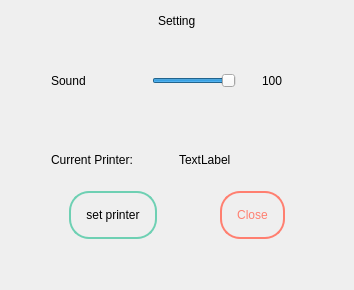
      <widget class="QWidget" name="SettingPage">
       <layout class="QVBoxLayout" name="verticalLayout_6">
        <item>
         <layout class="QHBoxLayout" name="horizontalLayout_12">
          <item>
           <spacer name="horizontalSpacer_25">
            <property name="orientation">
             <enum>Qt::Horizontal</enum>
            </property>
            <property name="sizeHint" stdset="0">
             <size>
              <width>40</width>
              <height>20</height>
             </size>
            </property>
           </spacer>
          </item>
          <item>
           <widget class="QLabel" name="settingLabel">
            <property name="styleSheet">
             <string notr="true">font: 400 72pt &quot;JasmineUPC&quot;;</string>
            </property>
            <property name="text">
             <string>Setting</string>
            </property>
           </widget>
          </item>
          <item>
           <spacer name="horizontalSpacer_26">
            <property name="orientation">
             <enum>Qt::Horizontal</enum>
            </property>
            <property name="sizeHint" stdset="0">
             <size>
              <width>40</width>
              <height>20</height>
             </size>
            </property>
           </spacer>
          </item>
         </layout>
        </item>
        <item>
         <layout class="QHBoxLayout" name="horizontalLayout_13">
          <property name="topMargin">
           <number>20</number>
          </property>
          <property name="bottomMargin">
           <number>20</number>
          </property>
          <item>
           <spacer name="horizontalSpacer_27">
            <property name="orientation">
             <enum>Qt::Horizontal</enum>
            </property>
            <property name="sizeType">
             <enum>QSizePolicy::Minimum</enum>
            </property>
            <property name="sizeHint" stdset="0">
             <size>
              <width>40</width>
              <height>20</height>
             </size>
            </property>
           </spacer>
          </item>
          <item>
           <widget class="QLabel" name="soundLabel">
            <property name="styleSheet">
             <string notr="true">font: 400 36pt &quot;JasmineUPC&quot;;</string>
            </property>
            <property name="text">
             <string>Sound</string>
            </property>
           </widget>
          </item>
          <item>
           <spacer name="horizontalSpacer_28">
            <property name="orientation">
             <enum>Qt::Horizontal</enum>
            </property>
            <property name="sizeType">
             <enum>QSizePolicy::Minimum</enum>
            </property>
            <property name="sizeHint" stdset="0">
             <size>
              <width>60</width>
              <height>20</height>
             </size>
            </property>
           </spacer>
          </item>
          <item>
           <widget class="QSlider" name="soundSlider">
            <property name="sizePolicy">
             <sizepolicy hsizetype="Expanding" vsizetype="Fixed">
              <horstretch>0</horstretch>
              <verstretch>0</verstretch>
             </sizepolicy>
            </property>
            <property name="styleSheet">
             <string notr="true">
QSlider {
    height: 48px;
}</string>
            </property>
            <property name="maximum">
             <number>100</number>
            </property>
            <property name="pageStep">
             <number>1</number>
            </property>
            <property name="value">
             <number>100</number>
            </property>
            <property name="orientation">
             <enum>Qt::Horizontal</enum>
            </property>
           </widget>
          </item>
          <item>
           <spacer name="horizontalSpacer_14">
            <property name="orientation">
             <enum>Qt::Horizontal</enum>
            </property>
            <property name="sizeType">
             <enum>QSizePolicy::Minimum</enum>
            </property>
            <property name="sizeHint" stdset="0">
             <size>
              <width>20</width>
              <height>20</height>
             </size>
            </property>
           </spacer>
          </item>
          <item>
           <widget class="QLabel" name="soundVolumeLabel">
            <property name="styleSheet">
             <string notr="true">font: 400 36pt &quot;JasmineUPC&quot;;
</string>
            </property>
            <property name="text">
             <string>100</string>
            </property>
           </widget>
          </item>
          <item>
           <spacer name="horizontalSpacer_29">
            <property name="orientation">
             <enum>Qt::Horizontal</enum>
            </property>
            <property name="sizeType">
             <enum>QSizePolicy::Minimum</enum>
            </property>
            <property name="sizeHint" stdset="0">
             <size>
              <width>60</width>
              <height>20</height>
             </size>
            </property>
           </spacer>
          </item>
         </layout>
        </item>
        <item>
         <layout class="QHBoxLayout" name="horizontalLayout_14">
          <property name="topMargin">
           <number>19</number>
          </property>
          <item>
           <spacer name="horizontalSpacer_30">
            <property name="orientation">
             <enum>Qt::Horizontal</enum>
            </property>
            <property name="sizeType">
             <enum>QSizePolicy::Minimum</enum>
            </property>
            <property name="sizeHint" stdset="0">
             <size>
              <width>40</width>
              <height>20</height>
             </size>
            </property>
           </spacer>
          </item>
          <item>
           <widget class="QLabel" name="curretPrinterLabel">
            <property name="styleSheet">
             <string notr="true">font: 400 36pt &quot;JasmineUPC&quot;;</string>
            </property>
            <property name="text">
             <string>Current Printer:</string>
            </property>
           </widget>
          </item>
          <item>
           <spacer name="horizontalSpacer_31">
            <property name="orientation">
             <enum>Qt::Horizontal</enum>
            </property>
            <property name="sizeType">
             <enum>QSizePolicy::Minimum</enum>
            </property>
            <property name="sizeHint" stdset="0">
             <size>
              <width>40</width>
              <height>20</height>
             </size>
            </property>
           </spacer>
          </item>
          <item>
           <widget class="QLabel" name="printerLabel">
            <property name="styleSheet">
             <string notr="true">font: 400 36pt &quot;JasmineUPC&quot;;</string>
            </property>
            <property name="text">
             <string>TextLabel</string>
            </property>
           </widget>
          </item>
          <item>
           <spacer name="horizontalSpacer_32">
            <property name="orientation">
             <enum>Qt::Horizontal</enum>
            </property>
            <property name="sizeHint" stdset="0">
             <size>
              <width>40</width>
              <height>20</height>
             </size>
            </property>
           </spacer>
          </item>
         </layout>
        </item>
        <item>
         <layout class="QHBoxLayout" name="horizontalLayout_15">
          <property name="topMargin">
           <number>15</number>
          </property>
          <item>
           <spacer name="horizontalSpacer_33">
            <property name="orientation">
             <enum>Qt::Horizontal</enum>
            </property>
            <property name="sizeHint" stdset="0">
             <size>
              <width>40</width>
              <height>20</height>
             </size>
            </property>
           </spacer>
          </item>
          <item>
           <widget class="QPushButton" name="printerSettingBtn">
            <property name="styleSheet">
             <string notr="true">QPushButton{
	font: 400 36pt &quot;JasmineUPC&quot;;
   border: 2px solid rgb(110, 208, 179);
   border-radius:20px;


  padding: 15px;



}

</string>
            </property>
            <property name="text">
             <string>set printer</string>
            </property>
           </widget>
          </item>
          <item>
           <spacer name="horizontalSpacer_53">
            <property name="orientation">
             <enum>Qt::Horizontal</enum>
            </property>
            <property name="sizeType">
             <enum>QSizePolicy::MinimumExpanding</enum>
            </property>
            <property name="sizeHint" stdset="0">
             <size>
              <width>40</width>
              <height>20</height>
             </size>
            </property>
           </spacer>
          </item>
          <item>
           <widget class="QPushButton" name="closeProgramBtn">
            <property name="styleSheet">
             <string notr="true">QPushButton{
   font: 400 36pt &quot;JasmineUPC&quot;;
   border: 2px solid #FF7F70;
	color: #FF7F70 ;
   border-radius:20px;
   padding: 15px;
}

QPushButton:hover ,pressed{
	background-color:  #FF7F70;
	border: 2px solid #FF3B30;
 	color: #ffffff ;
}
</string>
            </property>
            <property name="text">
             <string>Close</string>
            </property>
           </widget>
          </item>
          <item>
           <spacer name="horizontalSpacer_34">
            <property name="orientation">
             <enum>Qt::Horizontal</enum>
            </property>
            <property name="sizeHint" stdset="0">
             <size>
              <width>40</width>
              <height>20</height>
             </size>
            </property>
           </spacer>
          </item>
         </layout>
        </item>
        <item>
         <spacer name="verticalSpacer_14">
          <property name="orientation">
           <enum>Qt::Vertical</enum>
          </property>
          <property name="sizeHint" stdset="0">
           <size>
            <width>20</width>
            <height>40</height>
           </size>
          </property>
         </spacer>
        </item>
       </layout>
      </widget>
